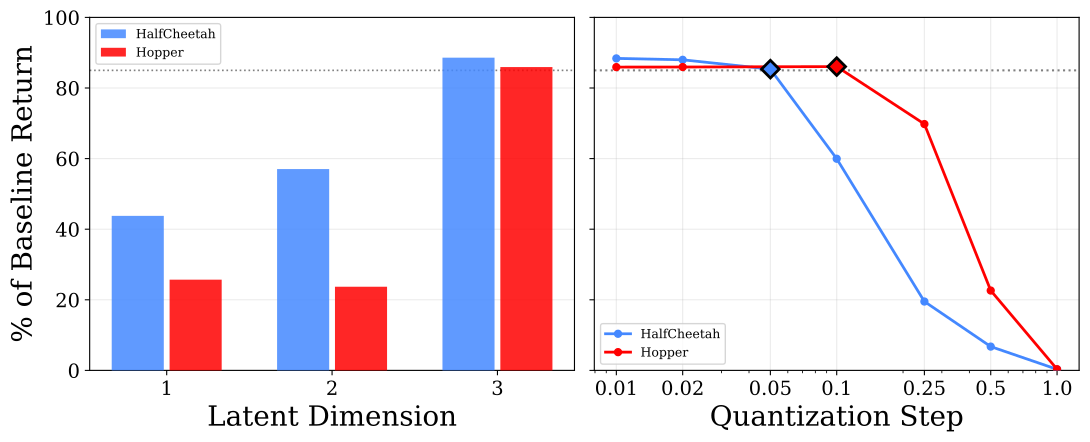

Write the Python code that produced this figure.
"""
param_selection.py

Two-panel figure showing parameter selection rationale across both environments:
  Left  — Latent dim vs % of baseline return (grouped bars, both envs)
  Right — Quant step vs % of baseline return (line, both envs, 85% threshold)

Usage:
    python figures/param_selection.py
    python figures/param_selection.py --n_episodes 20 --out figures/param_selection.png
"""

import os, sys, argparse
import numpy as np
import matplotlib
matplotlib.use("Agg")
import matplotlib.pyplot as plt
import torch
import torch.nn as nn
import gymnasium as gym
from stable_baselines3.common.vec_env import DummyVecEnv, VecMonitor, VecNormalize

sys.path.insert(0, os.path.dirname(os.path.dirname(os.path.abspath(__file__))))
os.environ["MUJOCO_GL"] = "egl"
os.environ.setdefault("OPENBLAS_NUM_THREADS", "1")
os.environ.setdefault("OMP_NUM_THREADS", "1")

STYLE = os.path.join(os.path.dirname(__file__), "bak_matplotlib.mlpstyle")
THRESHOLD = 85.0   # % of baseline — used to pick chosen quant step

QUANT_STEPS = [0.01, 0.02, 0.05, 0.1, 0.25, 0.5, 1.0]

CONFIGS = [
    {
        "env":             "HalfCheetah-v4",
        "label":           "HalfCheetah",
        "color":           "#4488FF",
        "baseline_return": 15264,
        "latent_runs": {
            1: ("sac_sweep_runs/HalfCheetah-v4/arch0/seed0",   6683),
            2: ("sac_sweep_runs/HalfCheetah-v4/latent2/seed0", 8705),
            3: ("sac_sweep_runs/HalfCheetah-v4/latent3/seed0", 13522),
        },
        "chosen_latent":  3,
        "chosen_quant":   0.05,
        "quant_run_dir":  "sac_sweep_runs/HalfCheetah-v4/latent3/seed0",
        "quant_steps":    QUANT_STEPS,
    },
    {
        "env":             "Hopper-v5",
        "label":           "Hopper",
        "color":           "red",
        "baseline_return": 4117,
        "latent_runs": {
            1: ("sac_sweep_runs/Hopper-v5/arch0/seed0",   1058),
            2: ("sac_sweep_runs/Hopper-v5/latent2/seed0", 976),
            3: ("sac_sweep_runs/Hopper-v5/latent3/seed0", 3538),
            4: ("sac_sweep_runs/Hopper-v5/latent4/seed0", 3587),
        },
        "chosen_latent":  3,
        "chosen_quant":   0.1,
        "quant_run_dir":  "sac_sweep_runs/Hopper-v5/latent3/seed0",
        "quant_steps":    QUANT_STEPS,
    },
]


# ── Rollout helpers ────────────────────────────────────────────────────────────

def load_bottleneck(run_dir, env_id, seed=42):
    env = VecNormalize.load(
        f"{run_dir}/train_vec_norm.pkl",
        VecMonitor(DummyVecEnv([lambda: gym.make(env_id, render_mode=None)])),
    )
    env.training = False
    env.norm_reward = False
    env.seed(seed)
    encoder  = torch.load(f"{run_dir}/encoder_full.pth",
                          weights_only=False).cpu().eval()
    lat_ctrl = torch.load(f"{run_dir}/latent_controller_full.pth",
                          weights_only=False).cpu().eval()
    return encoder, lat_ctrl, env


def quantize(z, q):
    return np.floor(z / q) * q + q / 2.0


def eval_quant(encoder, lat_ctrl, eval_env, quant_step, n_episodes, seed=42):
    tanh = nn.Tanh()
    returns, ep_ret = [], 0.0
    np.random.seed(seed)
    torch.manual_seed(seed)
    obs = eval_env.reset()
    while len(returns) < n_episodes:
        with torch.no_grad():
            obs_t = torch.tensor(obs, dtype=torch.float32)
            z = encoder(obs_t).numpy()
            if quant_step is not None:
                z = quantize(z, quant_step)
            action = tanh(lat_ctrl(torch.tensor(z, dtype=torch.float32))).numpy()
        obs, rew, done, _ = eval_env.step(action)
        ep_ret += rew[0]
        if done[0]:
            returns.append(ep_ret)
            ep_ret = 0.0
            obs = eval_env.reset()
    return np.array(returns)


def sweep_quant(cfg, n_episodes):
    run_dir = cfg["quant_run_dir"]
    env_id  = cfg["env"]
    steps   = cfg["quant_steps"]
    print(f"  Loading {run_dir} ...")
    encoder, lat_ctrl, eval_env = load_bottleneck(run_dir, env_id)
    results = {}
    r = eval_quant(encoder, lat_ctrl, eval_env, None, n_episodes)
    results[None] = r.mean()
    print(f"    clean: {r.mean():.0f}")
    for q in steps:
        r = eval_quant(encoder, lat_ctrl, eval_env, q, n_episodes)
        results[q] = r.mean()
        print(f"    q={q}: {r.mean():.0f}")
    eval_env.close()
    return results


# ── Plotting ───────────────────────────────────────────────────────────────────

def plot_latent_dim(ax, configs):
    width = 0.35
    # Exclude latent4 — only show dims present in all envs up to chosen
    all_dims = sorted({d for cfg in configs for d in cfg["latent_runs"]
                       if d <= cfg["chosen_latent"]})

    for i, cfg in enumerate(configs):
        base    = cfg["baseline_return"]
        runs    = cfg["latent_runs"]
        chosen  = cfg["chosen_latent"]
        color   = cfg["color"]
        offset  = (i - (len(configs) - 1) / 2) * width

        xs      = [d + offset for d in all_dims if d in runs]
        pcts    = [runs[d][1] / base * 100 for d in all_dims if d in runs]
        colors  = [color for d in all_dims if d in runs]

        ax.bar(xs, pcts, width=width * 0.9, color=colors,
               alpha=0.85, zorder=3, label=cfg["label"])

    ax.axhline(THRESHOLD, color="gray", linestyle=":", linewidth=1.2, zorder=2)

    ax.set_xticks(all_dims)
    ax.set_xticklabels([str(d) for d in all_dims])
    ax.set_xlabel("Latent Dimension")
    ax.set_ylabel("% of Baseline Return")
    ax.set_ylim(0, 100)
    ax.set_yticks([0, 20, 40, 60, 80, 100])
    ax.grid(True, alpha=0.25, axis="y", zorder=0)

    from matplotlib.patches import Patch
    legend_handles = [
        Patch(facecolor=cfg["color"], alpha=0.85, label=cfg["label"])
        for cfg in configs
    ]
    ax.legend(handles=legend_handles, fontsize=9, loc="upper left")


def plot_quant_step(ax, configs, quant_results):
    for cfg in configs:
        base    = cfg["baseline_return"]
        steps   = cfg["quant_steps"]
        color   = cfg["color"]
        res     = quant_results[cfg["env"]]

        pcts = [res[q] / base * 100 for q in steps]

        ax.plot(steps, pcts, "o-", color=color, linewidth=2,
                markersize=5, zorder=3, label=cfg["label"])

        chosen_q   = cfg["chosen_quant"]
        chosen_pct = res[chosen_q] / base * 100
        ax.plot(chosen_q, chosen_pct, "D", color=color,
                markersize=9, markeredgecolor="black",
                markeredgewidth=2, zorder=4)

    ax.axhline(THRESHOLD, color="gray", linestyle=":", linewidth=1.5,
               label=f"{THRESHOLD:.0f}% threshold", zorder=2)

    ax.set_xscale("log")
    ax.set_xlabel("Quantization Step")
    ax.set_ylim(0, 100)
    ax.set_yticks([0, 20, 40, 60, 80, 100])
    ax.set_yticklabels([])
    ax.set_xticks(QUANT_STEPS)
    ax.set_xticklabels([str(q) for q in QUANT_STEPS])
    ax.grid(True, alpha=0.25, zorder=0)

    from matplotlib.lines import Line2D
    legend_handles = [
        Line2D([0], [0], color=cfg["color"], marker="o", linewidth=2,
               markersize=5, label=cfg["label"])
        for cfg in configs
    ]
    ax.legend(handles=legend_handles, fontsize=9, loc="lower left")


# ── Main ───────────────────────────────────────────────────────────────────────

def main():
    ap = argparse.ArgumentParser()
    ap.add_argument("--n_episodes", type=int, default=20)
    ap.add_argument("--out", default="figures/param_selection.pdf")
    args = ap.parse_args()

    if os.path.exists(STYLE):
        plt.style.use(STYLE)

    os.makedirs("figures", exist_ok=True)
    np.random.seed(42)
    torch.manual_seed(42)

    print(f"\nParameter selection sweep (n_episodes={args.n_episodes})")

    all_quant = {}
    for cfg in CONFIGS:
        print(f"\n--- {cfg['env']} ---")
        all_quant[cfg["env"]] = sweep_quant(cfg, args.n_episodes)

    fig, axes = plt.subplots(1, 2, figsize=(11, 4.5))

    plot_latent_dim(axes[0], CONFIGS)
    plot_quant_step(axes[1], CONFIGS, all_quant)

    fig.tight_layout()
    fig.savefig(args.out, dpi=150, bbox_inches="tight")
    plt.close(fig)
    print(f"\nSaved: {args.out}")


if __name__ == "__main__":
    main()
